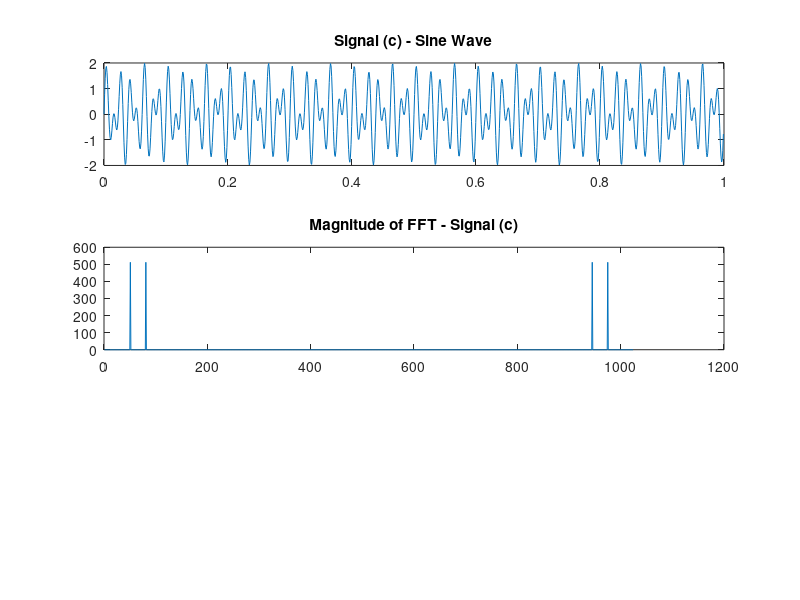

MATLAB code to generate this figure: (Note: this script raises an error after producing the figure.)
% Signal (c)
fs = 1024; % Sampling frequency
t = (0:1023) / fs; % Time vector for 1024 points
f1 = 50; % Frequency 1
f2 = 80; % Frequency 2
signal_c = sin(2 * pi * f1 * t) + sin(2 * pi * f2 * t);

% Plot the signal
figure;
subplot(3, 1, 1);
plot(t, signal_c);
title('Signal (c) - Sine Wave');

% Plot the magnitude of FFT
subplot(3, 1, 2);
fft_c = fft(signal_c);
plot(abs(fft_c));
title('Magnitude of FFT - Signal (c)');

% Note the locations of the peaks
[~, idx_peaks] = findpeaks(abs(fft_c), 'SortStr', 'descend');
disp(['Peak locations in FFT - Signal (c): ' num2str(idx_peaks')]);
